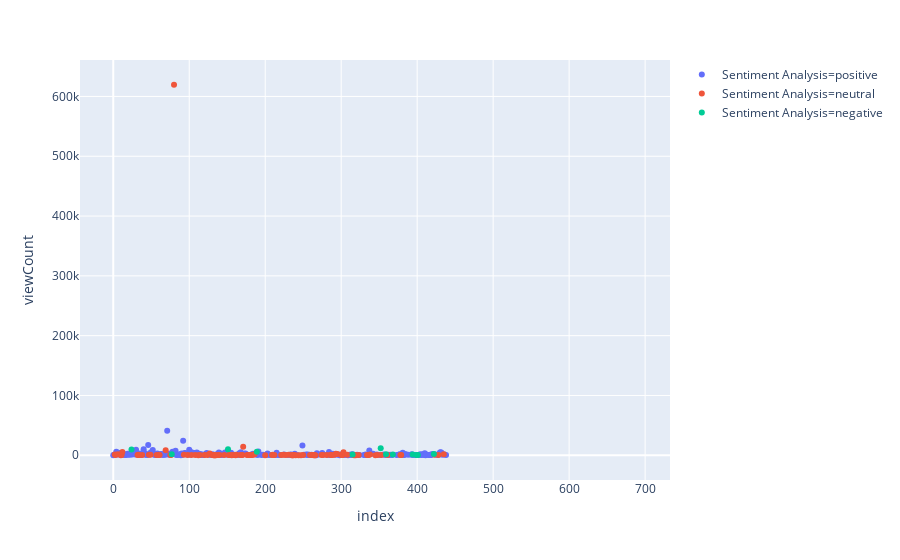

This figure's notebook cell:
### Code cell
fig = px.scatter(df, x=df.index, y=df["viewCount"], color=df["Sentiment Analysis"])
fig.show()

### Figure 1 — Plotly figure (JSON) as saved in the notebook; plotly's stock layout.template omitted (floating-point values rounded to 4 significant figures; data arrays with more than 128 entries replaced by an {"elided": "..."} marker saying what was removed)
{"data": [{"hoverlabel": {"namelength": 0}, "hovertemplate": "Sentiment Analysis=positive<br>index=%{x}<br>viewCount=%{y}", "legendgroup": "Sentiment Analysis=positive", "marker": {"color": "#636efa", "symbol": "circle"}, "mode": "markers", "name": "Sentiment Analysis=positive", "showlegend": true, "type": "scatter", "x": {"elided": "467 int values"}, "xaxis": "x", "y": {"elided": "467 int values"}, "yaxis": "y"}, {"hoverlabel": {"namelength": 0}, "hovertemplate": "Sentiment Analysis=neutral<br>index=%{x}<br>viewCount=%{y}", "legendgroup": "Sentiment Analysis=neutral", "marker": {"color": "#EF553B", "symbol": "circle"}, "mode": "markers", "name": "Sentiment Analysis=neutral", "showlegend": true, "type": "scatter", "x": {"elided": "199 int values"}, "xaxis": "x", "y": {"elided": "199 int values"}, "yaxis": "y"}, {"hoverlabel": {"namelength": 0}, "hovertemplate": "Sentiment Analysis=negative<br>index=%{x}<br>viewCount=%{y}", "legendgroup": "Sentiment Analysis=negative", "marker": {"color": "#00cc96", "symbol": "circle"}, "mode": "markers", "name": "Sentiment Analysis=negative", "showlegend": true, "type": "scatter", "x": [24, 77, 151, 189, 208, 272, 315, 328, 352, 359, 368, 394, 399, 401, 422, 447, 467, 486, 510, 515, 518, 569, 606, 620], "xaxis": "x", "y": [9612, 1577, 10106, 5980, null, null, 1168, null, 11869, 1594, 1066, 1391, 382, 506, 1944, null, null, null, null, null, null, null, null, null], "yaxis": "y"}], "layout": {"legend": {"tracegroupgap": 0}, "margin": {"t": 60}, "xaxis": {"anchor": "y", "domain": [0, 1], "title": {"text": "index"}}, "yaxis": {"anchor": "x", "domain": [0, 1], "title": {"text": "viewCount"}}}}
